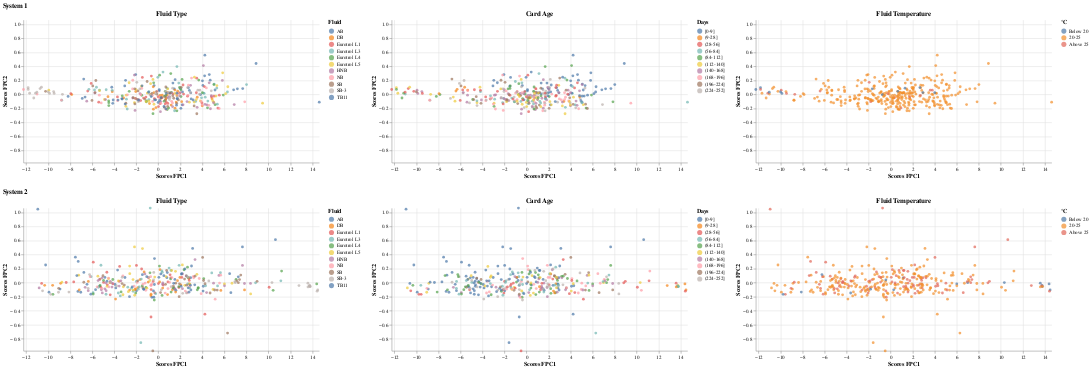

The notebook cell saved with this chart:
### Markdown cell above
### System 1 versus System 2: Sensor B - Cal Window

### Code cell
pc_scores_s1_B_cal_window, pc_scores_s2_B_cal_window,fpca_s1_B_cal_window,fpca_s2_B_cal_window = fpca_two_inputs(B1_cal_window_combine_balanced.iloc[:,:-6], B2_cal_window_combine_balanced.iloc[:,:-6], color_fpc1_s1='tab:blue', color_fpc2_s1='tab:cyan', color_fpc1_s2='tab:orange', color_fpc2_s2='gold')
print("--------------------------------------------------- Bootstrap -------------------------------------------------------------------------------------------")
bc1,bc2 = bootstrap(B1_cal_window_combine_balanced, B2_cal_window_combine_balanced,"B","cal_window",features="FluidType")
print("--------------------------------------------------- PCA Scores -------------------------------------------------------------------------------------------")
create_pc_scores_plots(pc_scores_s1_B_cal_window, pc_scores_s2_B_cal_window, B1_cal_window_combine_balanced, B2_cal_window_combine_balanced,features="FluidType")

### Figure 1 — Vega-Lite specification as saved in the notebook (floating-point values rounded to 4 significant figures; data arrays with more than 128 entries replaced by an {"elided": "..."} marker saying what was removed)
{"config": {"view": {"continuousWidth": 300, "continuousHeight": 300, "stroke": null}}, "vconcat": [{"hconcat": [{"mark": {"type": "circle"}, "encoding": {"color": {"field": "FluidType", "scale": {"scheme": "tableau10"}, "title": "Fluid", "type": "nominal"}, "tooltip": [{"field": "TestID", "type": "quantitative"}, {"field": "PC1_Scores", "type": "quantitative"}, {"field": "PC2_Scores", "type": "quantitative"}, {"field": "FluidType", "title": "Fluid Type", "type": "nominal"}], "x": {"field": "PC1_Scores", "scale": {"domain": [-12.25, 14.61]}, "title": "Scores FPC1", "type": "quantitative"}, "y": {"field": "PC2_Scores", "scale": {"domain": [-0.9717, 1.064]}, "title": "Scores FPC2", "type": "quantitative"}}, "height": 280, "title": "Fluid Type", "width": 580}, {"mark": {"type": "circle"}, "encoding": {"color": {"field": "CardAgeBin", "scale": {"scheme": "tableau10"}, "sort": ["[0-9]", "(9-28]", "(28-56]", "(56-84]", "(84-112]", "(112-140]", "(140-168]", "(168-196]", "(196-224]", "(224-252]"], "title": "Days", "type": "ordinal"}, "tooltip": [{"field": "TestID", "type": "quantitative"}, {"field": "PC1_Scores", "type": "quantitative"}, {"field": "PC2_Scores", "type": "quantitative"}, {"field": "CardAgeBin", "title": "Card Age", "type": "ordinal"}], "x": {"field": "PC1_Scores", "scale": {"domain": [-12.25, 14.61]}, "title": "Scores FPC1", "type": "quantitative"}, "y": {"field": "PC2_Scores", "scale": {"domain": [-0.9717, 1.064]}, "title": "Scores FPC2", "type": "quantitative"}}, "height": 280, "title": "Card Age", "width": 580}, {"mark": {"type": "circle"}, "encoding": {"color": {"field": "FluidTempBin", "scale": {"domain": ["Below 20", "20-25", "Above 25"], "range": ["#4e79a7", "#f28e2b", "#e16759"]}, "sort": ["Below 20", "20-25", "Above 25"], "title": "°C", "type": "ordinal"}, "tooltip": [{"field": "TestID", "type": "quantitative"}, {"field": "PC1_Scores", "type": "quantitative"}, {"field": "PC2_Scores", "type": "quantitative"}, {"field": "FluidTempBin", "title": "Fluid Temperature", "type": "ordinal"}], "x": {"field": "PC1_Scores", "scale": {"domain": [-12.25, 14.61]}, "title": "Scores FPC1", "type": "quantitative"}, "y": {"field": "PC2_Scores", "scale": {"domain": [-0.9717, 1.064]}, "title": "Scores FPC2", "type": "quantitative"}}, "height": 280, "title": "Fluid Temperature", "width": 580}], "data": {"name": "data-08343442035c154df2c562f5af1adaea"}, "resolve": {"scale": {"color": "independent"}}, "title": "System 1"}, {"hconcat": [{"mark": {"type": "circle"}, "encoding": {"color": {"field": "FluidType", "scale": {"scheme": "tableau10"}, "title": "Fluid", "type": "nominal"}, "tooltip": [{"field": "TestID", "type": "quantitative"}, {"field": "PC1_Scores", "type": "quantitative"}, {"field": "PC2_Scores", "type": "quantitative"}, {"field": "FluidType", "title": "Fluid Type", "type": "nominal"}], "x": {"field": "PC1_Scores", "scale": {"domain": [-12.25, 14.61]}, "title": "Scores FPC1", "type": "quantitative"}, "y": {"field": "PC2_Scores", "scale": {"domain": [-0.9717, 1.064]}, "title": "Scores FPC2", "type": "quantitative"}}, "height": 280, "title": "Fluid Type", "width": 580}, {"mark": {"type": "circle"}, "encoding": {"color": {"field": "CardAgeBin", "scale": {"scheme": "tableau10"}, "sort": ["[0-9]", "(9-28]", "(28-56]", "(56-84]", "(84-112]", "(112-140]", "(140-168]", "(168-196]", "(196-224]", "(224-252]"], "title": "Days", "type": "ordinal"}, "tooltip": [{"field": "TestID", "type": "quantitative"}, {"field": "PC1_Scores", "type": "quantitative"}, {"field": "PC2_Scores", "type": "quantitative"}, {"field": "CardAgeBin", "title": "Card Age", "type": "ordinal"}], "x": {"field": "PC1_Scores", "scale": {"domain": [-12.25, 14.61]}, "title": "Scores FPC1", "type": "quantitative"}, "y": {"field": "PC2_Scores", "scale": {"domain": [-0.9717, 1.064]}, "title": "Scores FPC2", "type": "quantitative"}}, "height": 280, "title": "Card Age", "width": 580}, {"mark": {"type": "circle"}, "encoding": {"color": {"field": "FluidTempBin", "scale": {"domain": ["Below 20", "20-25", "Above 25"], "range": ["#4e79a7", "#f28e2b", "#e16759"]}, "sort": ["Below 20", "20-25", "Above 25"], "title": "°C", "type": "ordinal"}, "tooltip": [{"field": "TestID", "type": "quantitative"}, {"field": "PC1_Scores", "type": "quantitative"}, {"field": "PC2_Scores", "type": "quantitative"}, {"field": "FluidTempBin", "title": "Fluid Temperature", "type": "ordinal"}], "x": {"field": "PC1_Scores", "scale": {"domain": [-12.25, 14.61]}, "title": "Scores FPC1", "type": "quantitative"}, "y": {"field": "PC2_Scores", "scale": {"domain": [-0.9717, 1.064]}, "title": "Scores FPC2", "type": "quantitative"}}, "height": 280, "title": "Fluid Temperature", "width": 580}], "data": {"name": "data-2f7df519b4665c0191d81205c07591fc"}, "resolve": {"scale": {"color": "independent"}}, "title": "System 2"}], "$schema": "https://vega.github.io/schema/vega-lite/v5.8.0.json", "datasets": {"data-08343442035c154df2c562f5af1adaea": {"elided": "330 records"}, "data-2f7df519b4665c0191d81205c07591fc": {"elided": "330 records"}}}
